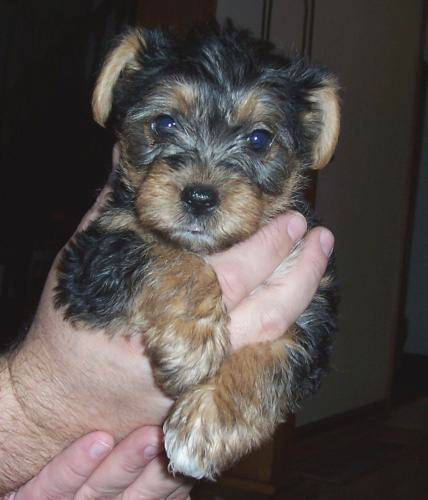
#> input picture Dataset_cd/test/dogs/dog.4002.jpg, 428 x 500 px; its folder holds only this picture in this run
$ python pre_process.py
#> lines starting #> are read from the running program, lines starting #| are printed output that depends on the picture
# Import necessary libraries
import cv2
import os

#--------------------------------------------------------------------
# Dataset preprocessing

# Specify the source and destination paths
source_folder = 'Dataset_cd/test/dogs'
destination_folder = 'Dataset_post/test/dogs_post'

if not os.path.exists(destination_folder):
    os.makedirs(destination_folder)

# Define the desired size
desired_size = (512, 512)

# Iterate through each file in the source folder
for filename in os.listdir(source_folder):
    # Ensure the file is an image
    if filename.endswith(('.png', '.jpg', '.jpeg', '.tiff', '.bmp', '.gif')):
        # Construct the full file path
        filepath = os.path.join(source_folder, filename)

        # Read the image
        image = cv2.imread(filepath, cv2.IMREAD_UNCHANGED)
#> image is the input picture: shape (500, 428, 3); mean B, G, R 76.5, 79.3, 87

        # Convert the image to grayscale
        gray_image = cv2.cvtColor(image, cv2.COLOR_BGR2GRAY)
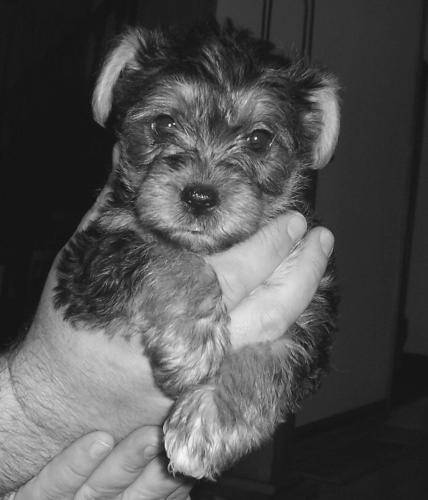
#> gray_image: shape (500, 428); min 8, max 252, mean 81.3

        # Resize the image to the desired size
        resized_image = cv2.resize(gray_image, desired_size)
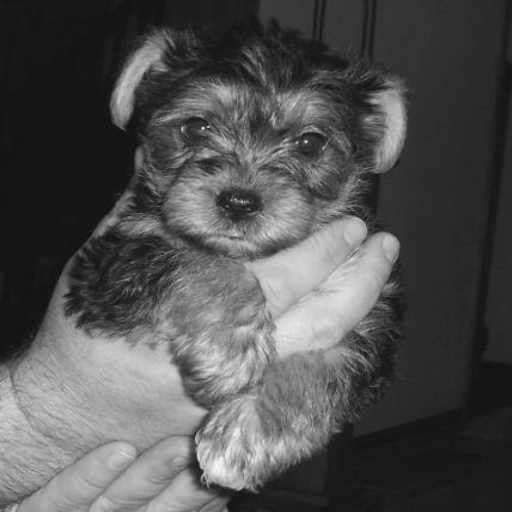
#> resized_image: shape (512, 512); min 13, max 248, mean 81.2

        # Save the resized grayscale image to the destination folder
        dest_path = os.path.join(destination_folder, filename)
        cv2.imwrite(dest_path, resized_image)

$ run again, on Dataset_cd/test/dogs/dog.4106.jpg
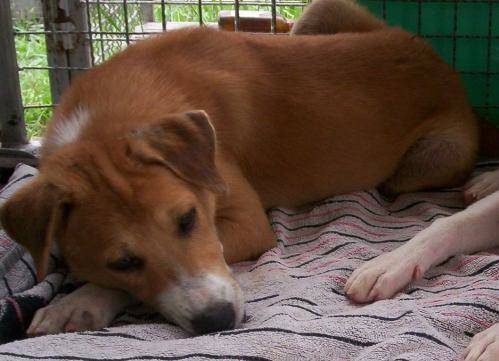
#> input picture Dataset_cd/test/dogs/dog.4106.jpg, 499 x 361 px
#> image is the input picture: shape (361, 499, 3); mean B, G, R 65.1, 78, 97.2
#> `gray_image = cv2.cvtColor(image, cv2.COLOR_BGR2GRAY)`:
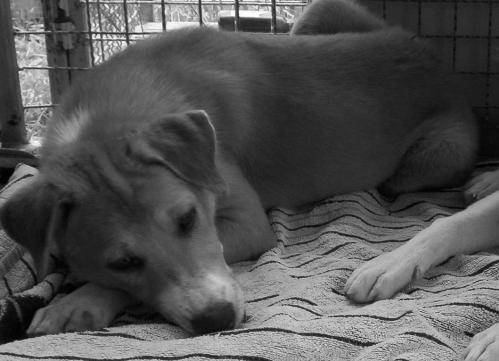
#> gray_image: shape (361, 499); min 0, max 255, mean 82.3
#> `resized_image = cv2.resize(gray_image, desired_size)`:
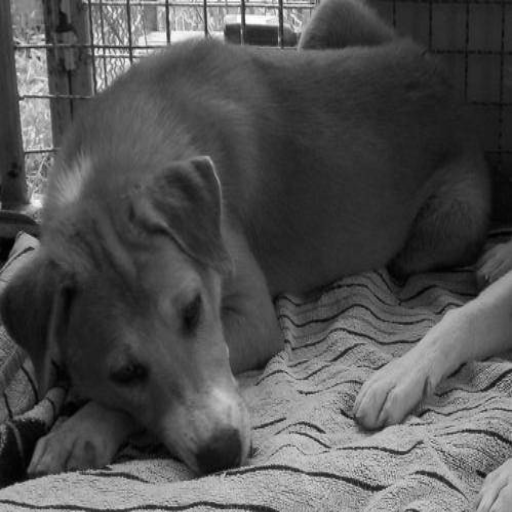
#> resized_image: shape (512, 512); min 0, max 254, mean 82.2

$ run again, on Dataset_cd/test/dogs/dog.4160.jpg
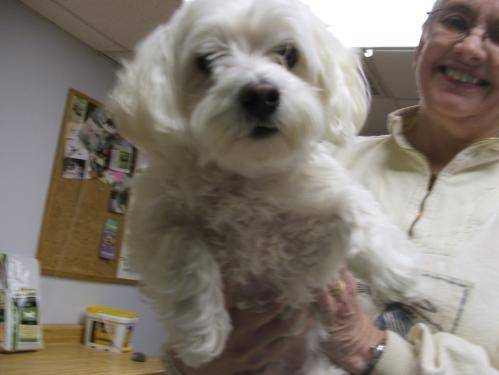
#> input picture Dataset_cd/test/dogs/dog.4160.jpg, 499 x 375 px
#> image is the input picture: shape (375, 499, 3); mean B, G, R 113.7, 122.8, 131.2
#> `gray_image = cv2.cvtColor(image, cv2.COLOR_BGR2GRAY)`:
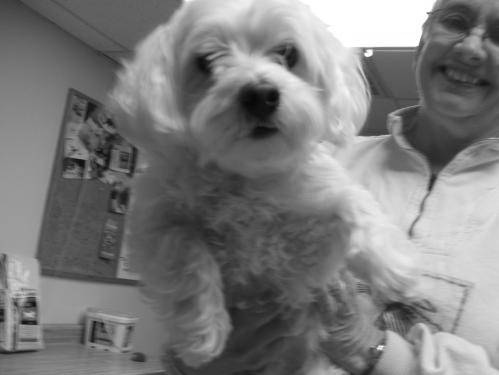
#> gray_image: shape (375, 499); min 6, max 255, mean 124.3
#> `resized_image = cv2.resize(gray_image, desired_size)`:
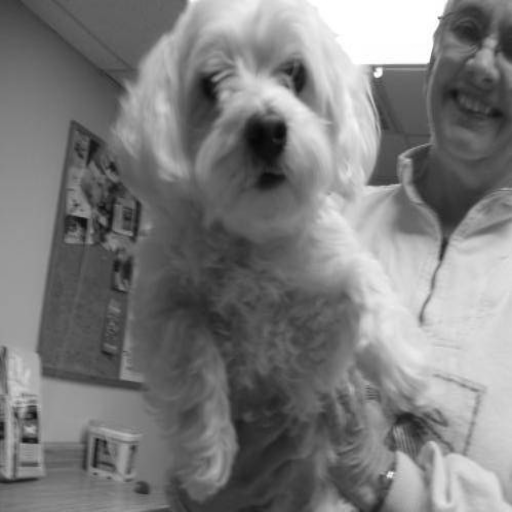
#> resized_image: shape (512, 512); min 7, max 255, mean 124.2

$ run again, on Dataset_cd/test/dogs/dog.4162.jpg
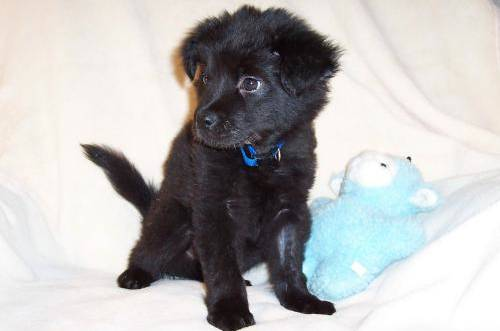
#> input picture Dataset_cd/test/dogs/dog.4162.jpg, 500 x 331 px
#> image is the input picture: shape (331, 500, 3); mean B, G, R 184.3, 184.8, 185.9
#> `gray_image = cv2.cvtColor(image, cv2.COLOR_BGR2GRAY)`:
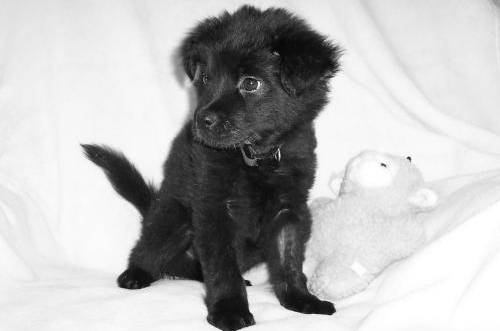
#> gray_image: shape (331, 500); min 1, max 255, mean 185
#> `resized_image = cv2.resize(gray_image, desired_size)`:
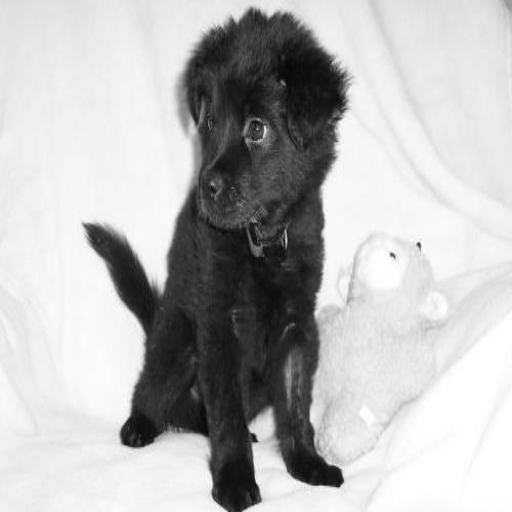
#> resized_image: shape (512, 512); min 4, max 255, mean 184.9
